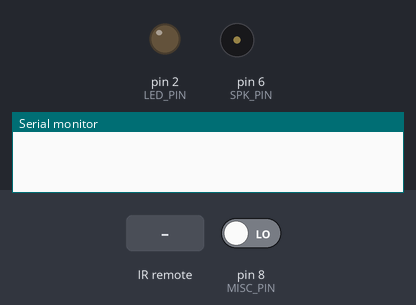
Bench run of a sketch on a simulated Arduino Uno, built with avr-gcc and run on an emulated ATmega328P. Parts: output pins drawn as LEDs (lit = HIGH), buzzer (waves = sounding), the last lines printed to the serial monitor. The inputs (shaded band) are chosen by the test bench; at power-on: pin 8 (MISC_PIN) LOW.

Above: at 1.2 s.
1.3 s: infrared code 0xFF9867 received
At 1.7 s:
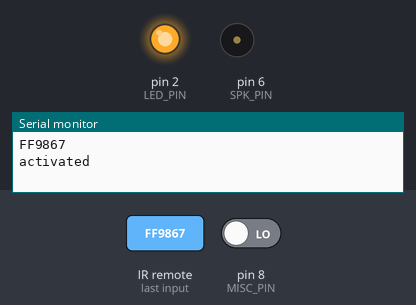
2.8 s: pin 8 (MISC_PIN) driven HIGH
At 4.25 s:
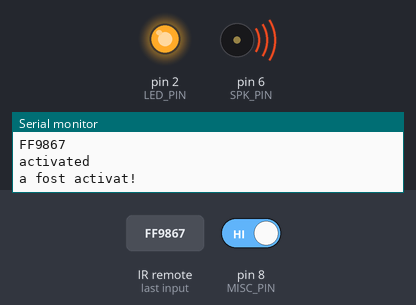
5.8 s: pin 8 (MISC_PIN) driven LOW
At 7.2 s:
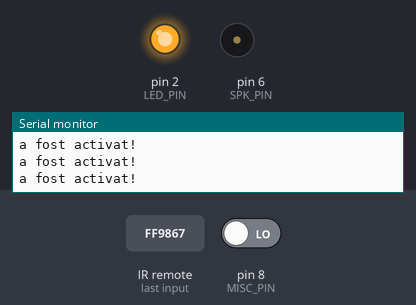
7.5 s: infrared code 0xFFD827 received
At 8.0 s:
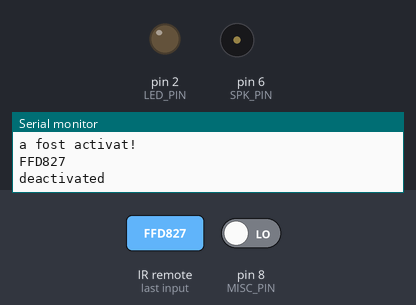
Timing chart, 0 to 10.0 s (numbered marks = the images above; inputs shaded):
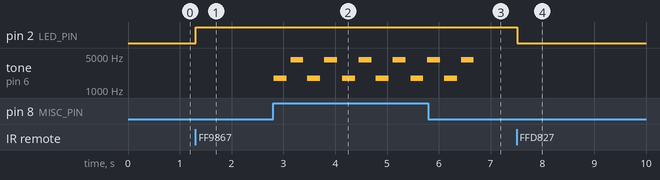

Measured:
- after the input at 1.3 s, pin 2 (LED_PIN): LOW → HIGH at once
- after the input at 2.8 s, tone on pin 6 (SPK_PIN): silent → 1760 Hz at once, then repeats every 0.65 s: silent 0.08 s, 4186 Hz 0.25 s, silent 0.08 s, 1760 Hz 0.25 s
- after the input at 5.8 s, tone on pin 6 (SPK_PIN): goes on until 6.7 s, then stays silent
- after the input at 7.5 s, pin 2 (LED_PIN): HIGH → LOW at once

The sketch:

miscare.ino
```cpp
#include <IRremote.h>

//Led pin
#define LED_PIN 2

//IR receive pin
#define RECV_PIN 4

//Speaker pin
#define SPK_PIN 6
//notes used (see readme if you want to add more)
#define NOTE_A6  1760
#define NOTE_C8  4186
//number of notes that you will play
int MAX_NOTE = 4;
// notes in the melody:
int melody[] = {
  NOTE_A6, NOTE_C8, NOTE_A6, NOTE_C8
};
// note durations: 4 = quarter note, 8 = eighth note, etc.:
int noteDurations[] = {
  4, 4, 4, 4
};

//Motion sensor pin
#define MISC_PIN 8

IRrecv irrecv(RECV_PIN);
decode_results results;

bool activ = 0;

void speaker()
{
  for (int thisNote = 0; thisNote < MAX_NOTE; thisNote++) {
    // to calculate the note duration, take one second divided by the note type.
    //e.g. quarter note = 1000 / 4, eighth note = 1000/8, etc.
    int noteDuration = 1000 / noteDurations[thisNote];
    tone(SPK_PIN, melody[thisNote], noteDuration);
    // to distinguish the notes, set a minimum time between them.
    // the note's duration + 30% seems to work well:
    int pauseBetweenNotes = noteDuration * 1.30;
    delay(pauseBetweenNotes);
    // stop the tone playing:
    noTone(SPK_PIN);
  }
}

void setup() {
  Serial.begin(9600); //9600 baud
   pinMode(LED_PIN, OUTPUT);
   pinMode(MISC_PIN, INPUT);
   irrecv.enableIRIn();
   digitalWrite(LED_PIN, LOW);
}

void loop() {
  if (irrecv.decode(&results)) {
    Serial.println(results.value, HEX);
    if (results.value == 0xFF9867)  { //detect if the activate code is received, if it is set the value of "activ" to 1
      Serial.println("activated");
      digitalWrite(LED_PIN, HIGH);
      activ = 1;
    } else if (results.value == 0xFFD827) { //detect if the deactivate code is received, if it is set the value of "activ" to 0
      Serial.println("deactivated");
      digitalWrite(LED_PIN, LOW);
      activ = 0;
    }
    irrecv.resume(); // Receive the next value
  }

  if (activ)
   if (digitalRead(MISC_PIN))
   {
    speaker();
    Serial.println("a fost activat!");
   }

  delay(10); //kinda insignificant
  noTone(SPK_PIN);
  delay(10);
}
```
